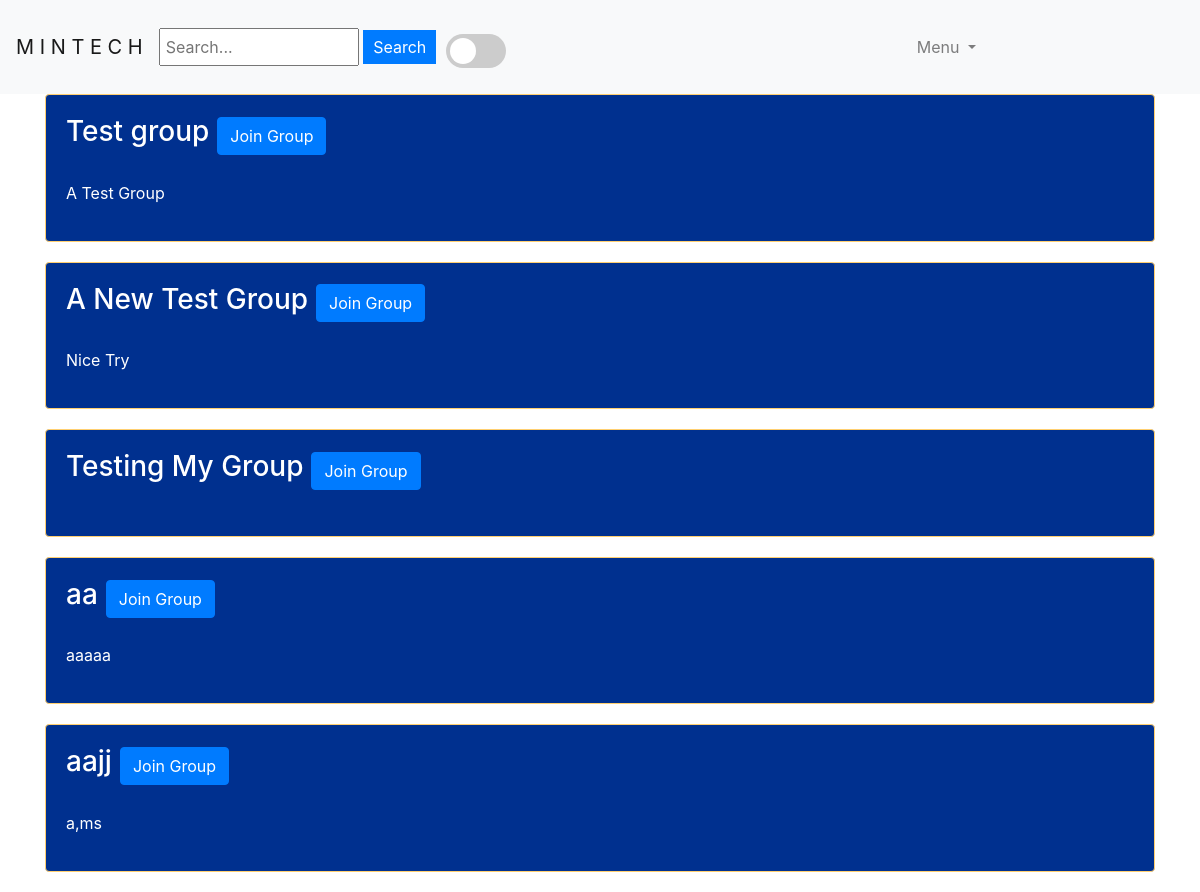
Before: /all_groups/ (signed in) with the older database file.
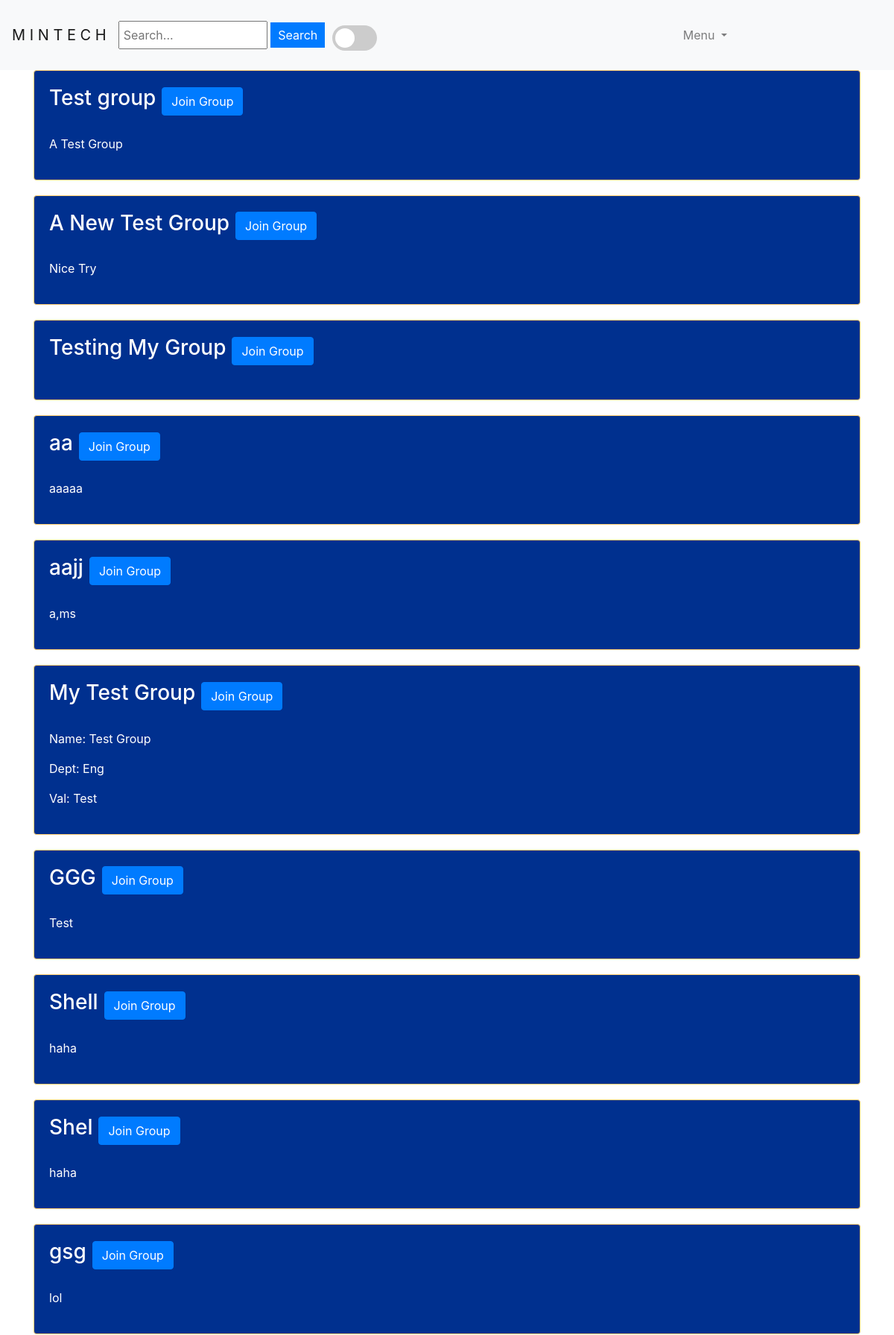
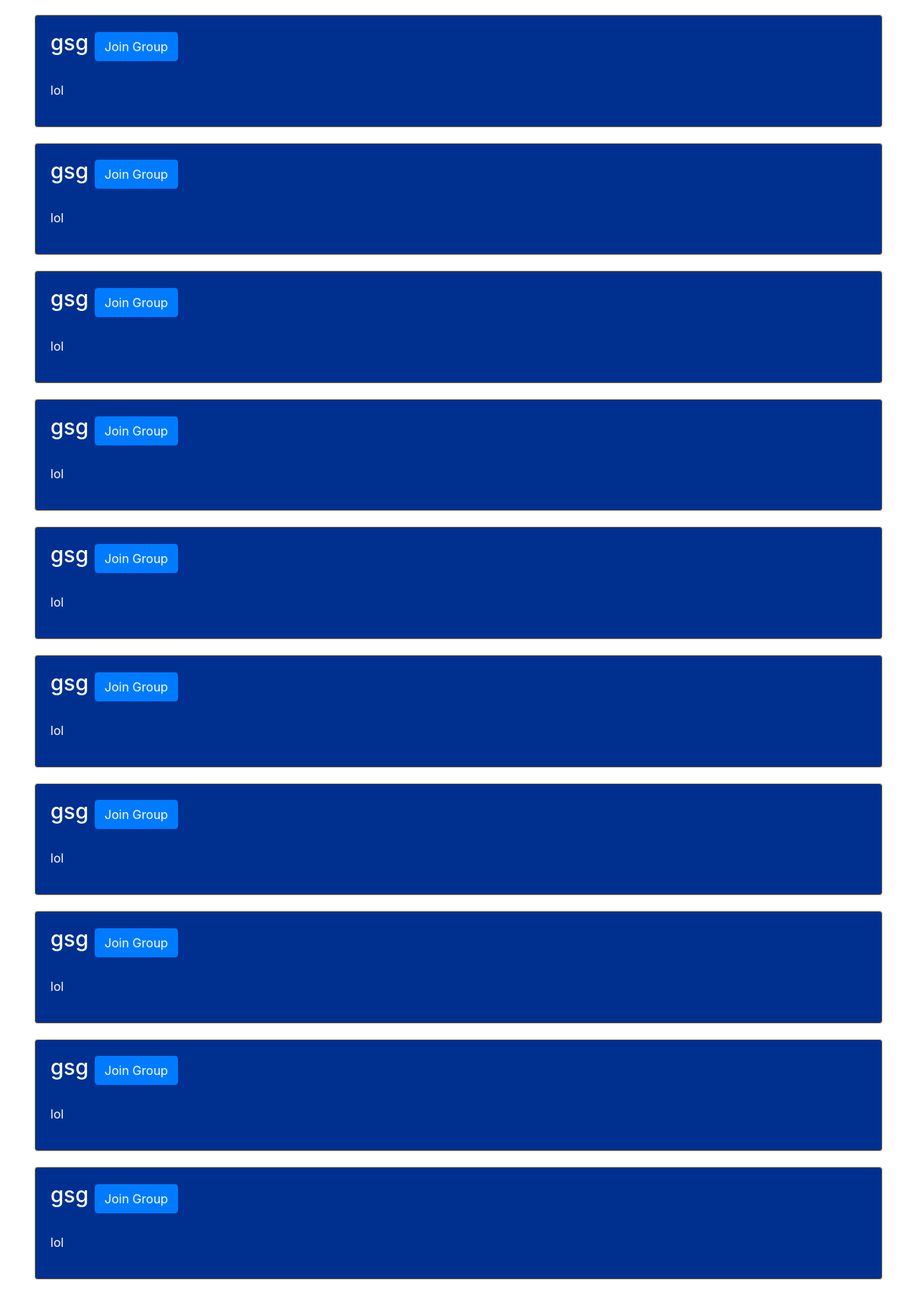
After: the same page with the newer database file (2 pictures, top to bottom).
### minsocial/models.py (models this page shows, shortened)
class Group(models.Model):
    name = models.CharField(max_length=100)  # Default value for 'name'
    description = models.TextField(blank=True, null=True,)  # Default value for 'description'
    creator = models.ForeignKey(User, on_delete=models.CASCADE)
    members = models.ManyToManyField(User, related_name='group_members')

### minsocial/views.py (the view)
# urls.py: path('all_groups/', views.all_groups, name='all_groups'),
@login_required
def all_groups(request):
    user = request.user
    groups_not_belonged = Group.objects.exclude(members=user)
    return render(request, 'network/not_belonged_groups.html', {'groups_not_belonged': groups_not_belonged})

### minsocial/templatetags/my_filters.py (called while the page is built)
@register.filter
def split_paragraphs(value):
    return value.split('\n')

### minsocial/templates/network/not_belonged_groups.html
{% extends "network/layout.html" %}
{% load custom_tags %}
{% load my_filters %}
{% load static %}
{% block body %}
    {% for group in groups_not_belonged %}
    <div class="container">
        <div class="card">
          <div class="card-body">
            <div class="d-flex align-items-center">
                <h3><a href="{% url 'group_detail' group.id %}" style="color: white;">{{ group.name }}</a></h3>
                <a href="{% url 'join_group' group_id=group.id %}" class="btn btn-primary ml-2">Join Group</a>
            </div>
            <br>
            {% if group.description %}
            {% for paragraph in group.description|split_paragraphs %}
                  <p style="color: white;">{{ paragraph|urlize }}</p>
              {% endfor %}
              {% endif %}
          </div>
        </div>
    </div>
    {% endfor %}
{% endblock %}

### minsocial/templates/network/layout.html (shortened to what this page needs)
{% load static %}
<!DOCTYPE html>
<html lang="en">
<head>
    <link rel="stylesheet" href="https://stackpath.bootstrapcdn.com/bootstrap/4.4.1/css/bootstrap.min.css"
>
    <link href="{% static 'network/styles.css' %}" rel="stylesheet">
    <link rel="stylesheet" href="https://cdnjs.cloudflare.com/ajax/libs/font-awesome/4.7.0/css/font-awesome.min.css">
</head>
<body id="body">
    <nav class="navbar navbar-expand-lg navbar-light bg-light">
        <a class="navbar-brand" href="{% url 'index' %}">M I N T E C H</a>
        <form action="{% url 'search' %}" method="get" class="search-form">
            <input style="margin-top: 20px;" type="text" name="q" placeholder="Search..." />
            <button type="submit">Search</button>
        </form>
        <label style="margin-top: 15px; margin-left: 10px;" class="switch">
            <span class="slider round"></span>
        </label>
        <div class="collapse navbar-collapse" id="navbarNav">
            <ul class="navbar-nav ml-auto">
                <li class="nav-item dropdown">
                    <a class="nav-link dropdown-toggle" href="#" id="navbarDropdown" role="button"
                        data-toggle="dropdown" aria-haspopup="true" aria-expanded="false">
                        Menu
                    </a>
                </li>
            </ul>
        </div>
    </nav>
    <div class="body">
        {% block body %}{% endblock %}
    </div>
</body>
</html>

### minsocial/static/network/styles.css (style rules this page uses)
.search-form { margin-bottom: 20px; }
.search-form input[type="text"] { padding: 5px; width: 200px; }
.search-form button { padding: 5px 10px; background-color: #007bff; color: white; border: none; cursor: pointer; }
* { margin: 0; padding: 0; box-sizing: border-box; }
.card { background-color: #00308F; color: #FFCF70; border-color: #FFCF70;; }
.switch { position: relative; display: inline-block; width: 60px; height: 34px; }
.slider { position: absolute; cursor: pointer; top: 0; left: 0; right: 0; bottom: 0; background-color: #ccc; -webkit-transition: .4s; transition: .4s; }
.slider:before { position: absolute; content: ""; height: 26px; width: 26px; left: 4px; bottom: 4px; background-color: white; -webkit-transition: .4s; transition: .4s; }
.slider.round { border-radius: 34px; }
.slider.round:before { border-radius: 50%; }
.card-body { color: #FFCF70; }
.navbar-nav .nav-item.dropdown { display: block; margin-right: 200px; }
.container { margin-bottom: 20px }

Changed rows visible on the page:
added Group: name "My Test Group", description "Name: Test Group" "Dept: Eng" "Val: Test"
added Group: name "GGG", description "Test"
added Group: name "Shell", description "haha"
added Group: name "Shel", description "haha"
added Group: name "gsg", description "lol"
added Group: name "gsg", description "lol"
added Group: name "gsg", description "lol"
added Group: name "gsg", description "lol"
added Group: name "gsg", description "lol"
added Group: name "gsg", description "lol"
added Group: name "gsg", description "lol"
added Group: name "gsg", description "lol"
added Group: name "gsg", description "lol"
added Group: name "gsg", description "lol"
added Group: name "gsg", description "lol"
